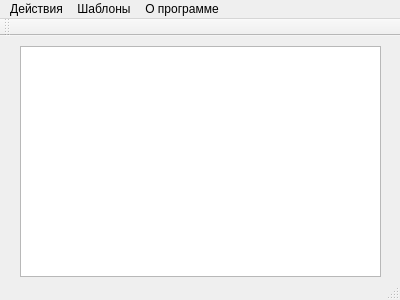
<?xml version="1.0" encoding="UTF-8"?>
<ui version="4.0">
 <class>MainWindow</class>
 <widget class="QMainWindow" name="MainWindow">
  <property name="geometry">
   <rect>
    <x>0</x>
    <y>0</y>
    <width>400</width>
    <height>300</height>
   </rect>
  </property>
  <property name="windowTitle">
   <string>MainWindow</string>
  </property>
  <widget class="QWidget" name="centralWidget">
   <widget class="QGraphicsView" name="graphicsView">
    <property name="geometry">
     <rect>
      <x>20</x>
      <y>10</y>
      <width>361</width>
      <height>231</height>
     </rect>
    </property>
   </widget>
  </widget>
  <widget class="QMenuBar" name="menuBar">
   <property name="geometry">
    <rect>
     <x>0</x>
     <y>0</y>
     <width>400</width>
     <height>21</height>
    </rect>
   </property>
   <widget class="QMenu" name="menu">
    <property name="title">
     <string>Действия</string>
    </property>
    <addaction name="action"/>
    <addaction name="action_2"/>
    <addaction name="action_3"/>
    <addaction name="separator"/>
   </widget>
   <widget class="QMenu" name="menuI">
    <property name="title">
     <string>Шаблоны</string>
    </property>
   </widget>
   <widget class="QMenu" name="menu_2">
    <property name="title">
     <string>О программе</string>
    </property>
   </widget>
   <addaction name="menu"/>
   <addaction name="menuI"/>
   <addaction name="menu_2"/>
  </widget>
  <widget class="QToolBar" name="mainToolBar">
   <attribute name="toolBarArea">
    <enum>TopToolBarArea</enum>
   </attribute>
   <attribute name="toolBarBreak">
    <bool>false</bool>
   </attribute>
  </widget>
  <widget class="QStatusBar" name="statusBar"/>
  <action name="action">
   <property name="text">
    <string>Старт</string>
   </property>
  </action>
  <action name="action_2">
   <property name="text">
    <string>Шаг</string>
   </property>
  </action>
  <action name="action_3">
   <property name="text">
    <string>Стоп</string>
   </property>
  </action>
 </widget>
 <layoutdefault spacing="6" margin="11"/>
 <resources/>
 <connections>
  <connection>
   <sender>action</sender>
   <signal>triggered()</signal>
   <receiver>MainWindow</receiver>
   <slot>update()</slot>
   <hints>
    <hint type="sourcelabel">
     <x>-1</x>
     <y>-1</y>
    </hint>
    <hint type="destinationlabel">
     <x>199</x>
     <y>149</y>
    </hint>
   </hints>
  </connection>
  <connection>
   <sender>action</sender>
   <signal>triggered()</signal>
   <receiver>MainWindow</receiver>
   <slot>Start_Click()</slot>
   <hints>
    <hint type="sourcelabel">
     <x>-1</x>
     <y>-1</y>
    </hint>
    <hint type="destinationlabel">
     <x>199</x>
     <y>149</y>
    </hint>
   </hints>
  </connection>
 </connections>
 <slots>
  <slot>Start_Click()</slot>
 </slots>
</ui>
